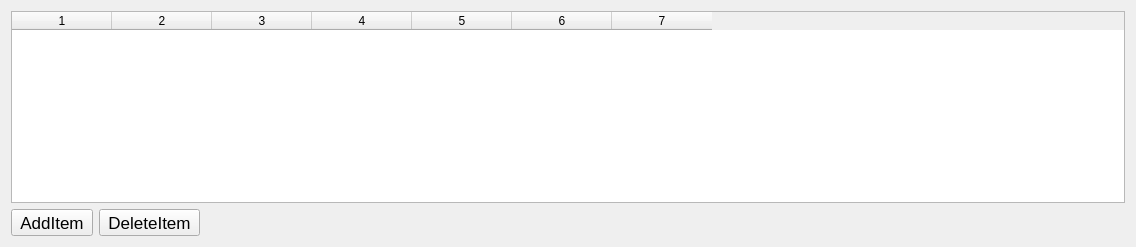
          <widget class="QWidget" name="tabMisc5">
           <attribute name="title">
            <string>Entries</string>
           </attribute>
           <layout class="QGridLayout" name="gridLayout_21">
            <item row="0" column="0" colspan="3">
             <widget class="QTableWidget" name="tableEntries">
              <property name="columnCount">
               <number>7</number>
              </property>
              <column/>
              <column/>
              <column/>
              <column/>
              <column/>
              <column/>
              <column/>
             </widget>
            </item>
            <item row="1" column="0">
             <widget class="QToolButton" name="btnMiscEntries_Add">
              <property name="font">
               <font>
                <pointsize>13</pointsize>
               </font>
              </property>
              <property name="text">
               <string>AddItem</string>
              </property>
              <property name="icon">
               <iconset resource="qtocc.qrc">
                <normaloff>:/icon/add.png</normaloff>:/icon/add.png</iconset>
              </property>
              <property name="iconSize">
               <size>
                <width>20</width>
                <height>20</height>
               </size>
              </property>
             </widget>
            </item>
            <item row="1" column="1">
             <widget class="QToolButton" name="btnMiscEntries_Del">
              <property name="font">
               <font>
                <pointsize>13</pointsize>
               </font>
              </property>
              <property name="text">
               <string>DeleteItem</string>
              </property>
              <property name="icon">
               <iconset resource="qtocc.qrc">
                <normaloff>:/icon/del.png</normaloff>:/icon/del.png</iconset>
              </property>
              <property name="iconSize">
               <size>
                <width>20</width>
                <height>20</height>
               </size>
              </property>
              <property name="shortcut">
               <string>Del</string>
              </property>
             </widget>
            </item>
            <item row="1" column="2">
             <spacer name="horizontalSpacer_11">
              <property name="orientation">
               <enum>Qt::Horizontal</enum>
              </property>
              <property name="sizeHint" stdset="0">
               <size>
                <width>919</width>
                <height>20</height>
               </size>
              </property>
             </spacer>
            </item>
           </layout>
          </widget>
